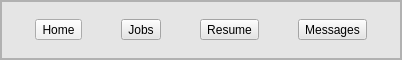
             <widget class="QFrame" name="frame_6">
              <property name="minimumSize">
               <size>
                <width>0</width>
                <height>60</height>
               </size>
              </property>
              <property name="maximumSize">
               <size>
                <width>16777215</width>
                <height>60</height>
               </size>
              </property>
              <property name="styleSheet">
               <string notr="true">background-color: rgb(229, 229, 229);</string>
              </property>
              <property name="frameShape">
               <enum>QFrame::StyledPanel</enum>
              </property>
              <property name="frameShadow">
               <enum>QFrame::Raised</enum>
              </property>
              <layout class="QHBoxLayout" name="horizontalLayout_2">
               <property name="spacing">
                <number>0</number>
               </property>
               <property name="leftMargin">
                <number>0</number>
               </property>
               <property name="topMargin">
                <number>0</number>
               </property>
               <property name="rightMargin">
                <number>0</number>
               </property>
               <property name="bottomMargin">
                <number>0</number>
               </property>
               <item>
                <widget class="QFrame" name="frame_8">
                 <property name="frameShape">
                  <enum>QFrame::StyledPanel</enum>
                 </property>
                 <property name="frameShadow">
                  <enum>QFrame::Raised</enum>
                 </property>
                </widget>
               </item>
               <item>
                <widget class="QFrame" name="frame_9">
                 <property name="minimumSize">
                  <size>
                   <width>400</width>
                   <height>0</height>
                  </size>
                 </property>
                 <property name="frameShape">
                  <enum>QFrame::StyledPanel</enum>
                 </property>
                 <property name="frameShadow">
                  <enum>QFrame::Raised</enum>
                 </property>
                 <layout class="QHBoxLayout" name="horizontalLayout_3">
                  <property name="leftMargin">
                   <number>0</number>
                  </property>
                  <property name="topMargin">
                   <number>0</number>
                  </property>
                  <property name="rightMargin">
                   <number>0</number>
                  </property>
                  <property name="bottomMargin">
                   <number>0</number>
                  </property>
                  <item>
                   <widget class="QToolButton" name="toolButton_2">
                    <property name="minimumSize">
                     <size>
                      <width>47</width>
                      <height>0</height>
                     </size>
                    </property>
                    <property name="styleSheet">
                     <string notr="true">background-color: rgb(240, 240, 240);</string>
                    </property>
                    <property name="text">
                     <string>Home</string>
                    </property>
                    <property name="icon">
                     <iconset resource="resources.qrc">
                      <normaloff>:/icons/icons/homepage.png</normaloff>:/icons/icons/homepage.png</iconset>
                    </property>
                    <property name="iconSize">
                     <size>
                      <width>32</width>
                      <height>32</height>
                     </size>
                    </property>
                    <property name="toolButtonStyle">
                     <enum>Qt::ToolButtonTextUnderIcon</enum>
                    </property>
                   </widget>
                  </item>
                  <item>
                   <widget class="QToolButton" name="toolButton_5">
                    <property name="cursor">
                     <cursorShape>PointingHandCursor</cursorShape>
                    </property>
                    <property name="text">
                     <string>Jobs</string>
                    </property>
                    <property name="icon">
                     <iconset resource="resources.qrc">
                      <normaloff>:/icons/icons/jobs.png</normaloff>:/icons/icons/jobs.png</iconset>
                    </property>
                    <property name="iconSize">
                     <size>
                      <width>32</width>
                      <height>32</height>
                     </size>
                    </property>
                    <property name="toolButtonStyle">
                     <enum>Qt::ToolButtonTextUnderIcon</enum>
                    </property>
                   </widget>
                  </item>
                  <item>
                   <widget class="QToolButton" name="toolButton_4">
                    <property name="cursor">
                     <cursorShape>PointingHandCursor</cursorShape>
                    </property>
                    <property name="text">
                     <string>Resume</string>
                    </property>
                    <property name="icon">
                     <iconset resource="resources.qrc">
                      <normaloff>:/icons/icons/resume.png</normaloff>:/icons/icons/resume.png</iconset>
                    </property>
                    <property name="iconSize">
                     <size>
                      <width>32</width>
                      <height>32</height>
                     </size>
                    </property>
                    <property name="toolButtonStyle">
                     <enum>Qt::ToolButtonTextUnderIcon</enum>
                    </property>
                   </widget>
                  </item>
                  <item>
                   <widget class="QToolButton" name="toolButton_3">
                    <property name="minimumSize">
                     <size>
                      <width>47</width>
                      <height>0</height>
                     </size>
                    </property>
                    <property name="cursor">
                     <cursorShape>PointingHandCursor</cursorShape>
                    </property>
                    <property name="text">
                     <string>Messages</string>
                    </property>
                    <property name="icon">
                     <iconset resource="resources.qrc">
                      <normaloff>:/icons/icons/messages.png</normaloff>:/icons/icons/messages.png</iconset>
                    </property>
                    <property name="iconSize">
                     <size>
                      <width>32</width>
                      <height>32</height>
                     </size>
                    </property>
                    <property name="toolButtonStyle">
                     <enum>Qt::ToolButtonTextUnderIcon</enum>
                    </property>
                   </widget>
                  </item>
                 </layout>
                </widget>
               </item>
               <item>
                <widget class="QFrame" name="frame_10">
                 <property name="frameShape">
                  <enum>QFrame::StyledPanel</enum>
                 </property>
                 <property name="frameShadow">
                  <enum>QFrame::Raised</enum>
                 </property>
                </widget>
               </item>
              </layout>
             </widget>
